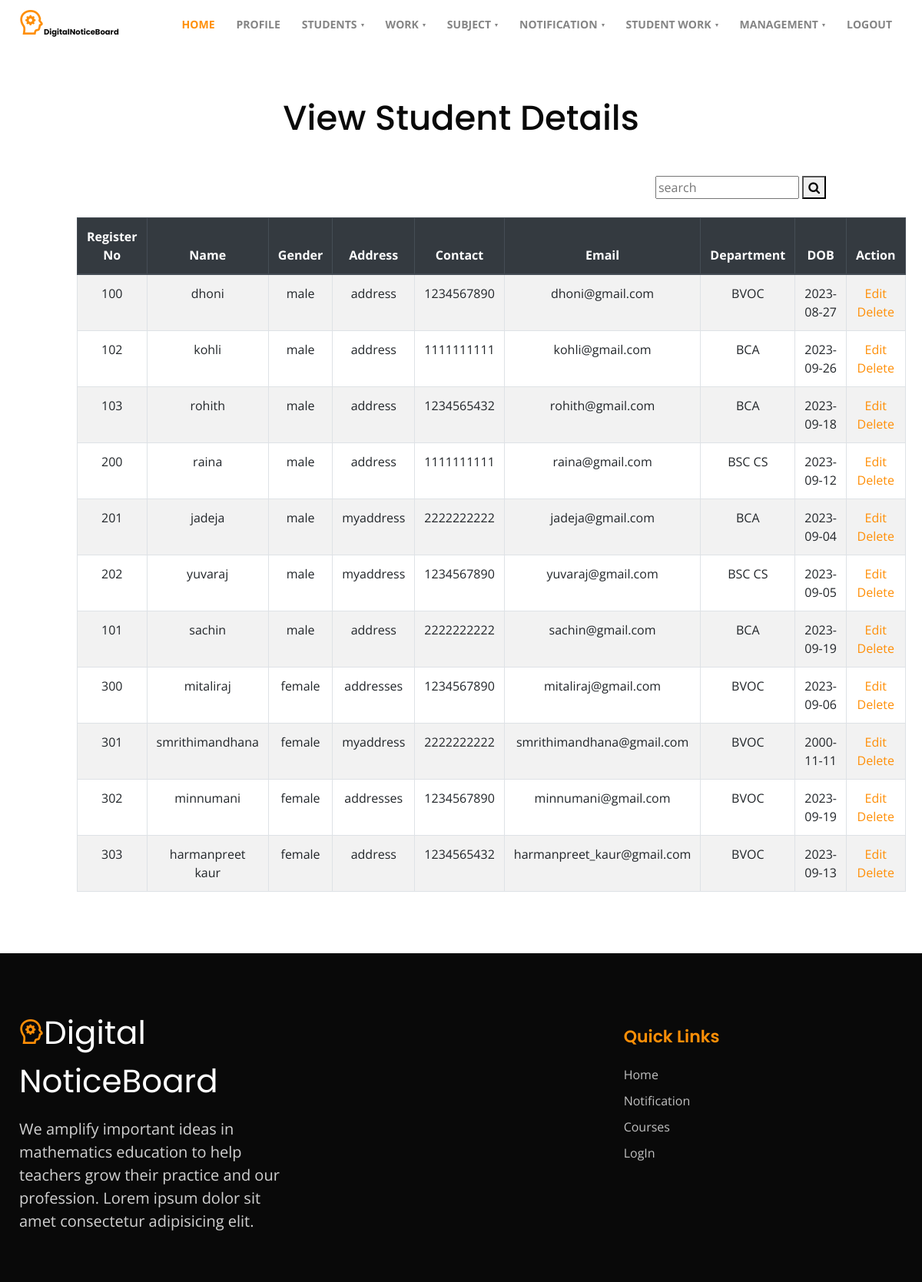
The page /view_student (signed in) on the database its author committed.
### Authentication/models.py (models this page shows)
class Register(AbstractUser):
    name = models.CharField(max_length=50,default='')
    contact = models.IntegerField(null=True)
    address = models.CharField(max_length=50,default='')
    gender = models.CharField(max_length=50,default='')
    experience = models.CharField(max_length=50,default='')
    qualification = models.CharField(max_length=50,default='')
    usertype = models.IntegerField(null=True)
    department = models.ForeignKey(Departments,on_delete=models.CASCADE,null=True)
    semester = models.ForeignKey(Semesters,on_delete=models.CASCADE,null=True)
    batch = models.CharField(max_length=50,default='')
    dob = models.CharField(max_length=50,default='')
    status = models.IntegerField(default=0)
    examstatus = models.IntegerField(default=0)
    regno = models.IntegerField(null=True,unique=True)
    class Meta:
        unique_together = ('username', 'regno')

### department/models.py (models this page shows)
class Departments(models.Model):
    departmentname = models.CharField(max_length=50,default='')
    description = models.CharField(max_length=200,default='')
    def __str__(self) -> str:
        return self.departmentname

### Authentication/views.py (the view)
# urls.py: path('view_student',views.view_student),
@login_required(login_url='/login')
def view_student(request):
    a = Register.objects.filter(usertype="3").all()
    search = request.GET.get('search', '')
    b = Register.objects.filter(usertype="3").filter(department=request.user.id)
    if search:
        a = a.filter(Q(email=search)|Q(username__icontains=search)|Q(department__departmentname__icontains=search))
        print(a)
    return render(request,'view_student.html',{'a':a,'b':b})

### Authentication/templates/view_student.html (shortened to what this page needs)
{% extends 'layout.html' %}
{% block content %}
<head>
</head>
<section class="w3l-contacts-12" id="contact">
    <div class="container py-5">
        <div class="contacts12-main py-md-3">
            <div class="header-section text-center">
                <h3 class="mb-md-5 mb-4">View Student Details</h3>
            </div>
            <div class="container search" style="display: flex; justify-content: flex-end;">
                <form action="" method="GET">
                  <input type="text" name="search" placeholder="search">
                  <button type="submit" href="/">
                    <i class="fa fa-search"></i>
                  </button>
                </form>
              </div><br>
            <div class="">
                <table class="table table-hover table-bordered table-striped ">
                    <thead class="thead-dark">
                        <tr>
                            <th scope="col">Register No</th>
                            <th scope="col">Name</th>
                            <th scope="col">Gender</th>
                            <th scope="col">Address</th>
                            <th scope="col">Contact</th>
                            <th scope="col">Email</th>
                            <th scope="col">Department</th>
                            <th scope="col">DOB</th>
                            <th scope="col" class="text-center">Action</th>
                        </tr>
                    </thead>
                    <tbody>
                        {% for i in a %}
                        <tr>
                            <td>{{ i.regno }}</td>
                            <td>{{ i.name }}</td>
                            <td>{{ i.gender }}</td>
                            <td>{{ i.address }}</td>
                            <td>{{ i.contact }}</td>
                            <td>{{ i.email }}</td>
                            <td>{{ i.department }}</td>
                            <td>{{ i.dob }}</td>
                            <td>
                                <a href="/edit_student/{{ i.id }}" class="">Edit</a>
                                <a href="/delete_student/{{ i.id }}" class="" onclick="return confirm('Are you sure you want to delete {{ i.name }}?')">Delete</a>
                            </td>
                        </tr>
                        {% endfor %}
                    </tbody>
                </table>
            </div>
        </div>
    </div>
</section>
{% endblock %}

### rows shown on the page
Register: regno "100", name "dhoni", gender "male", address "address", contact "1234567890", email "dhoni@gmail.com", department "BVOC", dob "2023-08-27"
Register: regno "102", name "kohli", gender "male", address "address", contact "1111111111", email "kohli@gmail.com", department "BCA", dob "2023-09-26"
Register: regno "103", name "rohith", gender "male", address "address", contact "1234565432", email "rohith@gmail.com", department "BCA", dob "2023-09-18"
Register: regno "200", name "raina", gender "male", address "address", contact "1111111111", email "raina@gmail.com", department "BSC CS", dob "2023-09-12"
Register: regno "201", name "jadeja", gender "male", address "myaddress", contact "2222222222", email "jadeja@gmail.com", department "BCA", dob "2023-09-04"
Register: regno "202", name "yuvaraj", gender "male", address "myaddress", contact "1234567890", email "yuvaraj@gmail.com", department "BSC CS", dob "2023-09-05"
Register: regno "101", name "sachin", gender "male", address "address", contact "2222222222", email "sachin@gmail.com", department "BCA", dob "2023-09-19"
Register: regno "300", name "mitaliraj", gender "female", address "addresses", contact "1234567890", email "mitaliraj@gmail.com", department "BVOC", dob "2023-09-06"
Register: regno "301", name "smrithimandhana", gender "female", address "myaddress", contact "2222222222", email "smrithimandhana@gmail.com", department "BVOC", dob "2000-11-11"
Register: regno "302", name "minnumani", gender "female", address "addresses", contact "1234567890", email "minnumani@gmail.com", department "BVOC", dob "2023-09-19"
Register: regno "303", name "harmanpreet kaur", gender "female", address "address", contact "1234565432", email "harmanpreet_kaur@gmail.com", department "BVOC", dob "2023-09-13"
